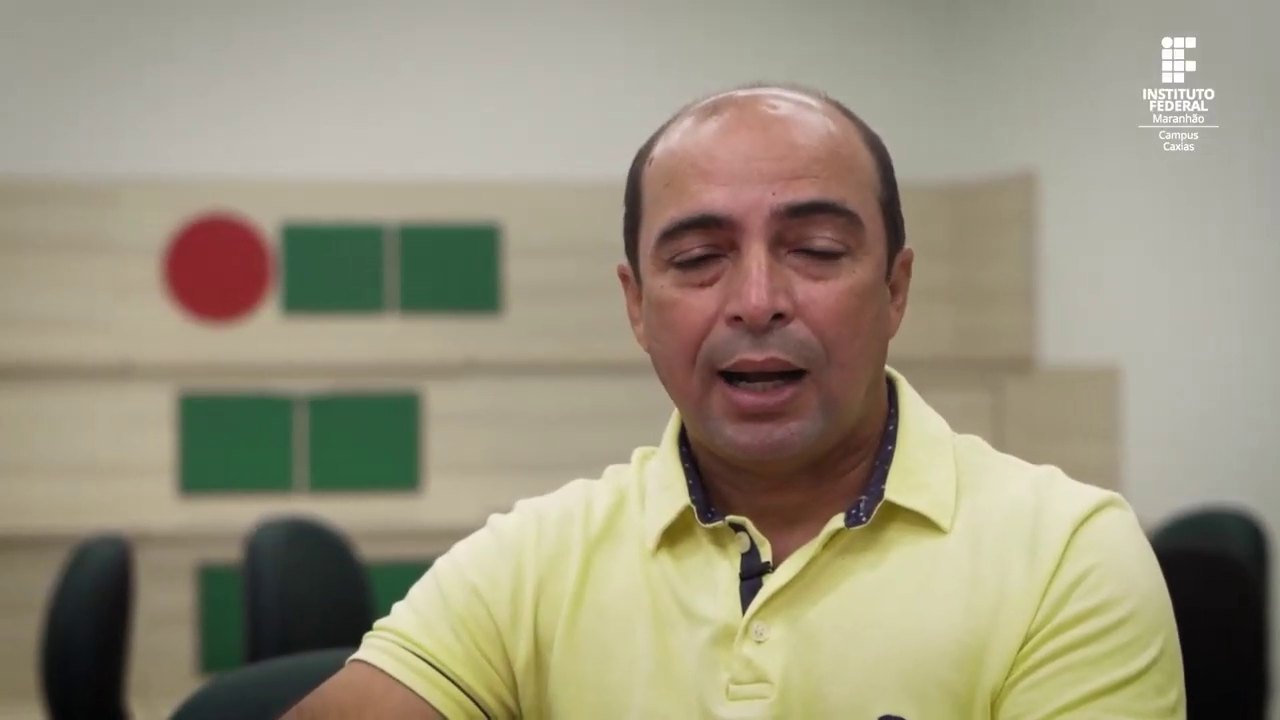
#> input picture frame 42 of IFMA Campus Caxias - corte.mp4, 1280 x 720 px, given in place of IFMA Campus Caxias.mp4, which was not available
$ python 35-AtividadeCanny.py
#> lines starting #> are read from the running program, lines starting #| are printed output that depends on the picture; pictures that were not available may be replaced by others from this repository, and a replacement may not be noted

import cv2
import numpy as np

def fCanny(frame):
    img = cv2.cvtColor(frame, cv2.COLOR_BGR2RGB)
    canny = cv2.Canny(img, 100, 200)
    canny = cv2.cvtColor(canny, cv2.COLOR_BGR2RGB)
    return canny

cap = cv2.VideoCapture('IFMA Campus Caxias.mp4')

while cap.isOpened():
    check, frame = cap.read()
#> frame is the input picture: shape (720, 1280, 3); mean B, G, R 125.7, 147.1, 154
    frame = cv2.resize(frame, (500, 400))
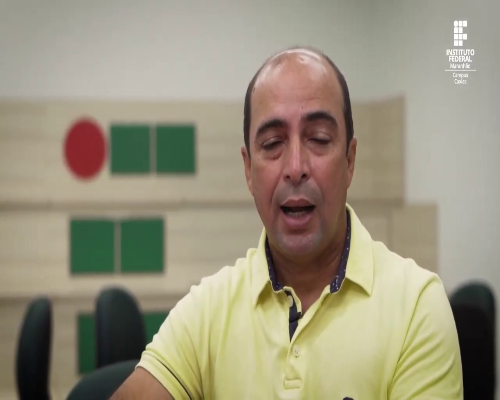
#> frame: shape (400, 500, 3); mean B, G, R 125.6, 147, 153.9
    if check == True:

        output = fCanny(frame)
#> in fCanny, `canny = cv2.Canny(img, 100, 200)`:
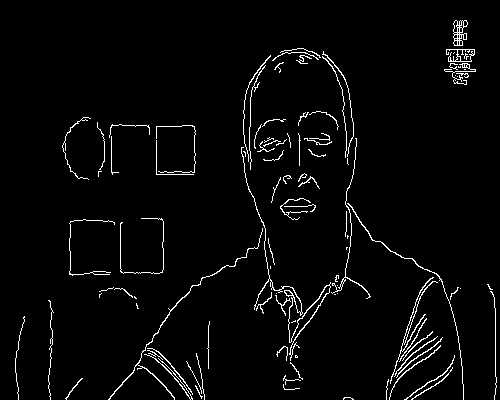
#> canny: shape (400, 500); 3.1% white in thin lines or dots
#> in fCanny, `canny = cv2.cvtColor(canny, cv2.COLOR_BGR2RGB)`: canny: shape (400, 500, 3); 3.1% white in thin lines or dots
        cv2.imshow("Canny", output)

        k = cv2.waitKey(20) & 0xFF
#> (key q is pressed here)
        if k == ord('q'):
            break

    else: break

cap.release()
cv2.destroyAllWindows()

$ run again, starting later in the video
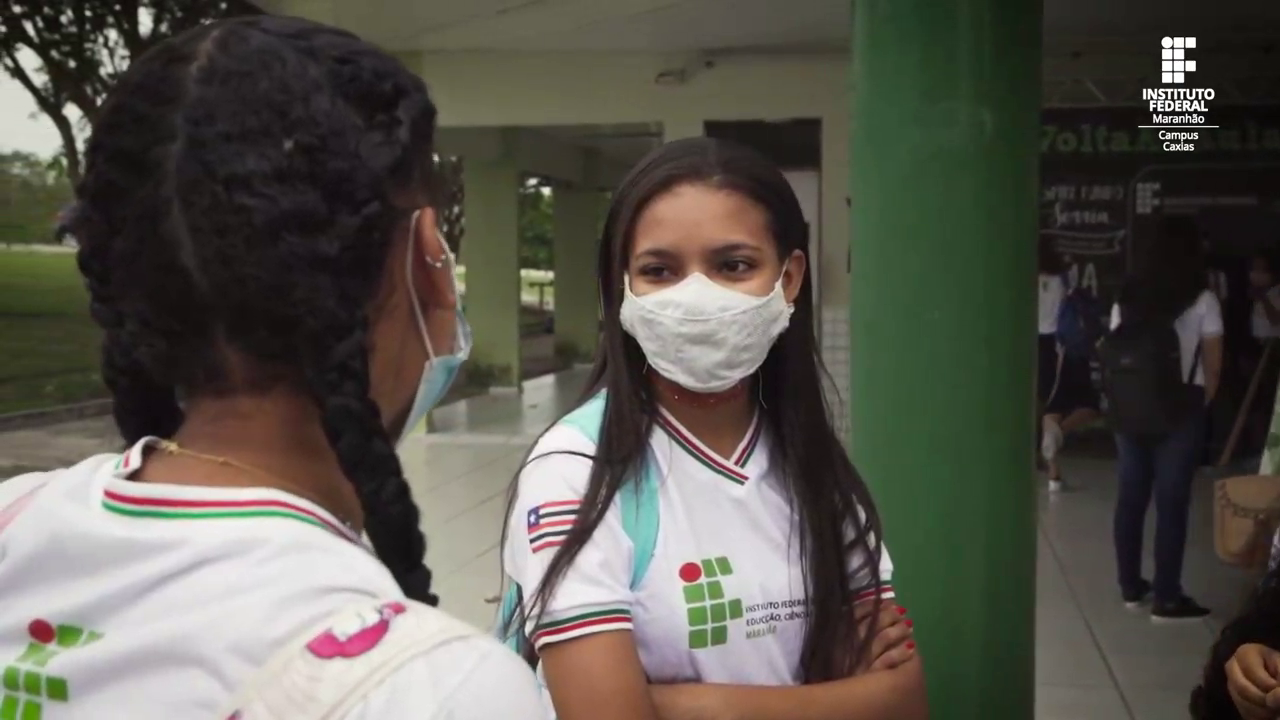
#> input picture frame 336 of IFMA Campus Caxias - corte.mp4, 1280 x 720 px, given in place of IFMA Campus Caxias.mp4, which was not available
#> frame is the input picture: shape (720, 1280, 3); mean B, G, R 77.9, 86.4, 89.4
#> `frame = cv2.resize(frame, (500, 400))`:
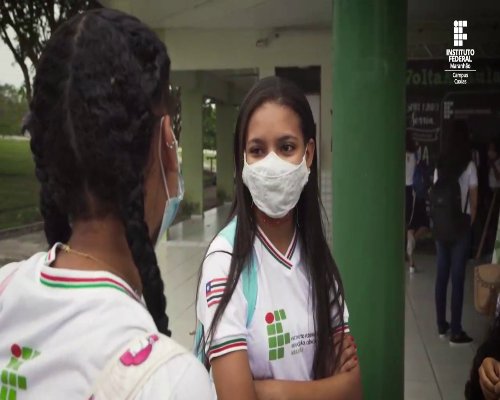
#> frame: shape (400, 500, 3); mean B, G, R 77.8, 86.3, 89.4
#> in fCanny, `canny = cv2.Canny(img, 100, 200)`:
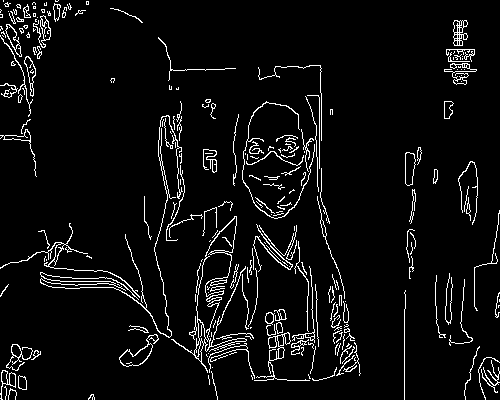
#> canny: shape (400, 500); 5.5% white in thin lines or dots
